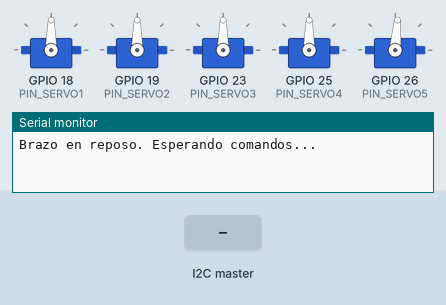
Simulated run of this sketch. Board: ESP32. Parts: 5 × servo, the last lines printed to the serial monitor. The test bench sets the inputs (shaded band).

Above: at 1.2 s.
1.3 s: the I2C master sends the byte 1
At 1.5 s:
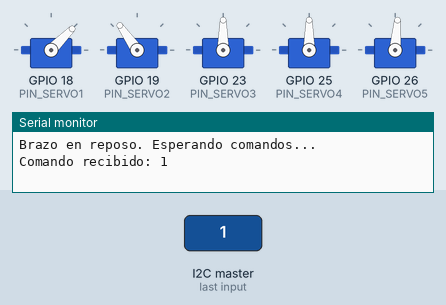
At 8.6 s:
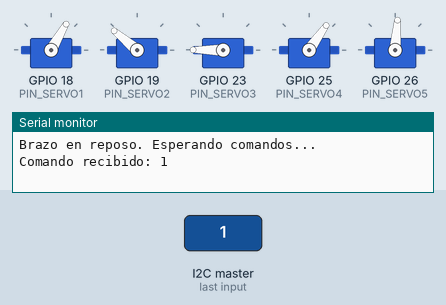
9.7 s: the I2C master sends the byte 0
At 10.5 s:
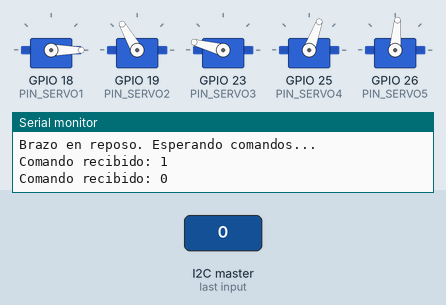
Timing chart, 0 to 18.5 s (numbered marks = the images above; inputs shaded):
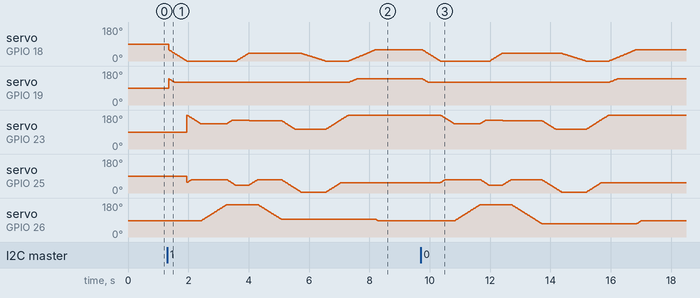

The sketch:

Brazo_Modularizado.ino
```cpp
#include <Wire.h>
#include <ESP32Servo.h>
#include "brazo.h"

void setup() {
  Serial.begin(9600);
  inicializarBrazo();
  Serial.println("Brazo en reposo. Esperando comandos...");
}

void loop() {
  if (!emergencia) {
    if (comandoNuevo) {
      procesarComando();
    }
  }
}
```

Brazo.cpp
```cpp
#include <Wire.h>
#include "brazo.h"

Servo servo1, servo2, servo3, servo4, servo5;
int pos1 = 60, pos2 = 140, pos3 = 180, pos4 = 55, pos5 = 85;

int comandoI2C = -1;
bool comandoNuevo = false;
bool emergencia = false;
bool procesoTerminado = false;

void recibirDato(int byteCount) {
  if (Wire.available()) {
    comandoI2C = Wire.read();
    comandoNuevo = true;

    if (comandoI2C == 3) {
      emergencia = true;
      Serial.println("Emergencia activada: Sistema detenido.");
    } else if (comandoI2C == 4) {
      emergencia = false;
      Serial.println("Emergencia desactivada: Volviendo a reposo.");
      reposo();
    }
  }
}

void enviarRespuesta() {
  if (procesoTerminado) {
    Wire.write(1);
    procesoTerminado = false;
  } else {
    Wire.write(0);
  }
}

void inicializarBrazo() {
  servo1.attach(PIN_SERVO1);
  servo2.attach(PIN_SERVO2);
  servo3.attach(PIN_SERVO3);
  servo4.attach(PIN_SERVO4);
  servo5.attach(PIN_SERVO5);

  Wire.begin(SLAVE_ADDRESS);
  Wire.onReceive(recibirDato);
  Wire.onRequest(enviarRespuesta);

  reposo();
}

void procesarComando() {
  Serial.print("Comando recibido: ");
  Serial.println(comandoI2C);

  if (comandoI2C == 0) {
    recogerBotella();
    depositarEnRojo();
  } else if (comandoI2C == 1) {
    recogerBotella();
    depositarEnAzul();
  } else if (comandoI2C == 2) {
    recogerBotella();
    depositarEnVerde();
  } else {
    Serial.println("Comando inválido.");
  }

  reposo();
  procesoTerminado = true;
  comandoNuevo = false;
}

void moverServoGradual(Servo &servo, int &posActual, int destino, int paso, int tiempo_ms) {
  destino = constrain(destino, 0, 180);
  if (posActual < destino) {
    for (int pos = posActual; pos <= destino; pos += paso) {
      if (emergencia) return;
      servo.write(pos);
      delay(tiempo_ms);
    }
  } else {
    for (int pos = posActual; pos >= destino; pos -= paso) {
      if (emergencia) return;
      servo.write(pos);
      delay(tiempo_ms);
    }
  }
  posActual = destino;
}

void moverServosParalelo(Servo &servoA, int &posA, int destinoA, Servo &servoB, int &posB, int destinoB, int paso, int tiempo_ms) {
  destinoA = constrain(destinoA, 0, 180);
  destinoB = constrain(destinoB, 0, 180);

  while ((posA != destinoA || posB != destinoB) && !emergencia) {
    if (posA < destinoA) posA += paso;
    else if (posA > destinoA) posA -= paso;
    posA = constrain(posA, 0, 180);
    servoA.write(posA);

    if (posB < destinoB) posB += paso;
    else if (posB > destinoB) posB -= paso;
    posB = constrain(posB, 0, 180);
    servoB.write(posB);

    delay(tiempo_ms);
  }
}

void recogerBotella() {
  moverServosParalelo(servo2, pos2, 120, servo1, pos1, 0, 1, 10);
  moverServosParalelo(servo4, pos4, 70, servo3, pos3, 135, 1, 10);
  moverServoGradual(servo5, pos5, 172, 1, 10);
  moverServosParalelo(servo4, pos4, 40, servo3, pos3, 153, 1, 10);
  moverServoGradual(servo1, pos1, 40, 1, 10);
  moverServosParalelo(servo4, pos4, 70, servo3, pos3, 150, 1, 10);
}

void depositarEnRojo() {
  moverServoGradual(servo5, pos5, 70, 1, 10);
  moverServosParalelo(servo4, pos4, 5, servo3, pos3, 105, 1, 10);
  moverServoGradual(servo1, pos1, 0, 1, 20);
}

void depositarEnAzul() {
  moverServoGradual(servo5, pos5, 93, 1, 10);
  moverServosParalelo(servo4, pos4, 5, servo3, pos3, 105, 1, 10);
  moverServoGradual(servo1, pos1, 0, 1, 20);
}

void depositarEnVerde() {
  moverServoGradual(servo5, pos5, 120, 1, 10);
  moverServosParalelo(servo4, pos4, 5, servo3, pos3, 105, 1, 10);
  moverServoGradual(servo1, pos1, 0, 1, 20);
}

void reposo() {
  moverServosParalelo(servo4, pos4, 55, servo3, pos3, 180, 1, 10);
  moverServosParalelo(servo1, pos1, 60, servo2, pos2, 140, 1, 15);
  moverServoGradual(servo5, pos5, 85, 1, 10);
}
```

Brazo.h
```cpp
#ifndef BRAZO_H
#define BRAZO_H

#include <ESP32Servo.h>

// Pines
#define PIN_SERVO1       18
#define PIN_SERVO2       19
#define PIN_SERVO3       23
#define PIN_SERVO4       25
#define PIN_SERVO5       26
#define SLAVE_ADDRESS   0x08

// Variables de control
extern int comandoI2C;
extern bool comandoNuevo;
extern bool emergencia;
extern bool procesoTerminado;

// Funciones
void inicializarBrazo();
void procesarComando();
void moverServoGradual(Servo &servo, int &posActual, int destino, int paso, int tiempo_ms);
void moverServosParalelo(Servo &servoA, int &posA, int destinoA, Servo &servoB, int &posB, int destinoB, int paso, int tiempo_ms);
void recogerBotella();
void depositarEnRojo();
void depositarEnAzul();
void depositarEnVerde();
void reposo();

#endif
```
